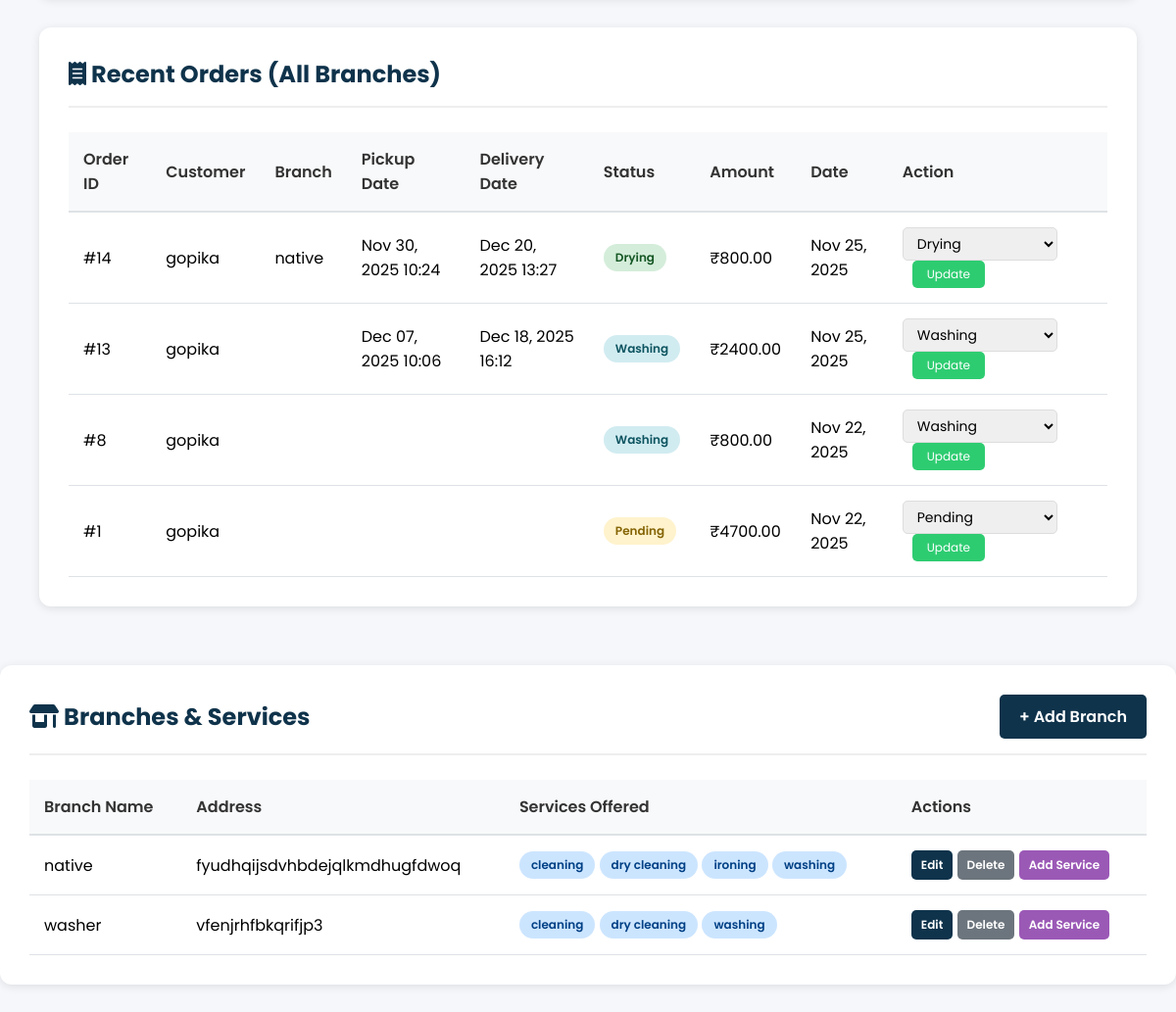
Page /shop/dashboard/ (signed in, lower part) on the earlier database version.
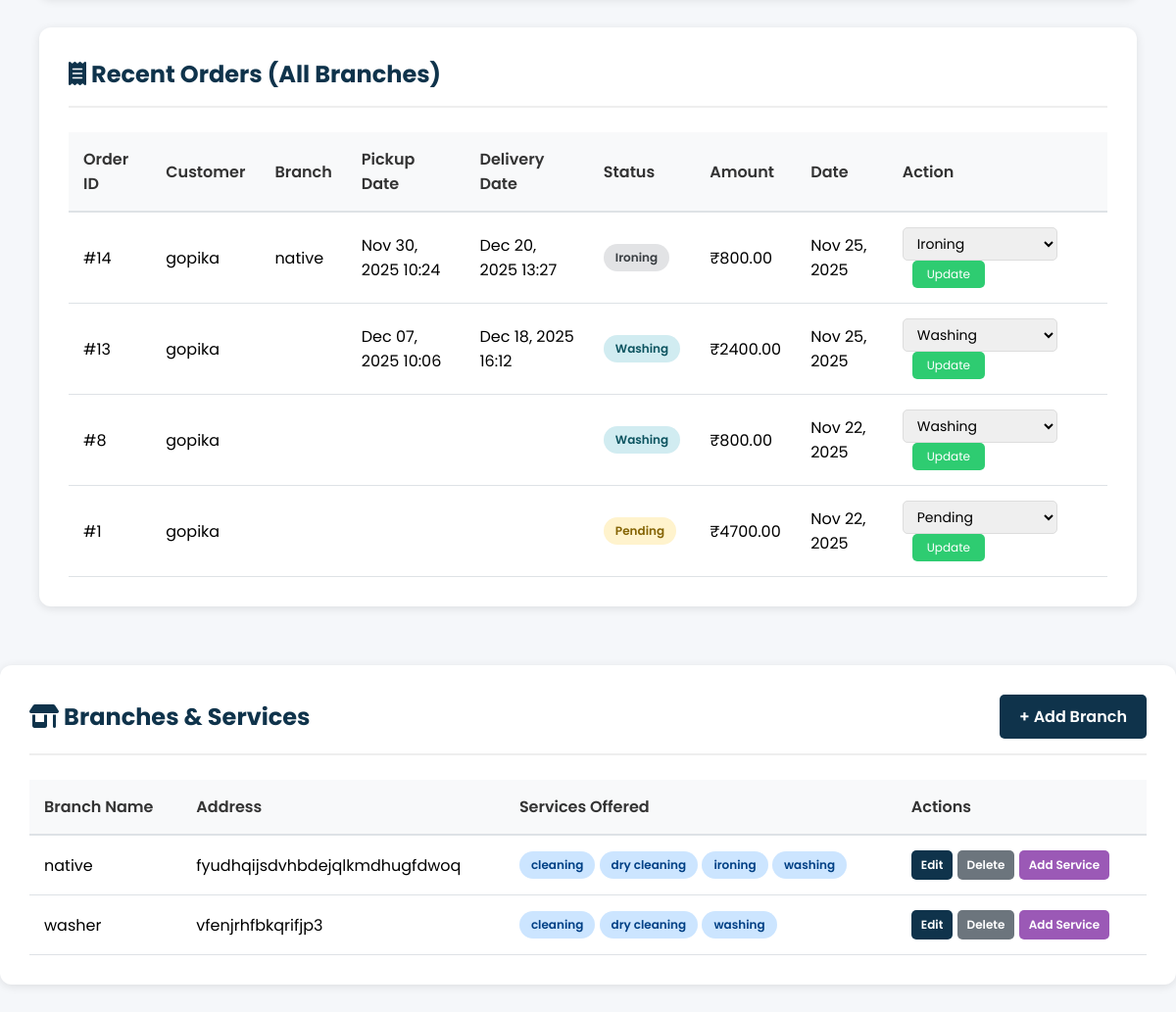
Same page on the later database version.
### shop/models.py (models this page shows, shortened)
class Order(models.Model):
    STATUS_CHOICES = (
        ("Pending", "Pending"),
        ("Washing", "Washing"),
        ("Drying", "Drying"),
        ("Ironing", "Ironing"),
        ("Ready", "Ready for Pickup"),
        ("Completed", "Completed"),
    )
    user = models.ForeignKey(User, on_delete=models.CASCADE)
    shop = models.ForeignKey(LaundryShop, on_delete=models.SET_NULL, null=True)
    branch = models.ForeignKey('Branch', on_delete=models.SET_NULL, null=True, blank=True)
    cloth_status = models.CharField(max_length=20, choices=STATUS_CHOICES, default="Pending")
    amount = models.DecimalField(max_digits=10, decimal_places=2, default=0)
    created_at = models.DateTimeField(auto_now_add=True)
    delivery_name = models.CharField(max_length=255, blank=True, null=True)
    delivery_address = models.TextField(blank=True, null=True)
    delivery_phone = models.CharField(max_length=20, blank=True, null=True)
    special_instructions = models.TextField(blank=True, null=True)
    pickup_date = models.DateTimeField(blank=True, null=True)
    delivery_date = models.DateTimeField(blank=True, null=True)

class Branch(models.Model):
    shop = models.ForeignKey(LaundryShop, on_delete=models.CASCADE, related_name='branches')
    name = models.CharField(max_length=150)
    address = models.TextField()
    phone = models.CharField(max_length=50, blank=True, null=True)
    created_at = models.DateTimeField(auto_now_add=True)
    class Meta:
        unique_together = ('shop', 'name')
        ordering = ['name']

### shop/views.py (the view, shortened to what this page needs)
# urls.py: path("shop/dashboard/", views.shop_dashboard, name="shop_dashboard"),
@shop_login_required
def shop_dashboard(request):
    shop_id = request.session.get('shop_id')
    shop = get_object_or_404(LaundryShop, id=shop_id)
    branches = Branch.objects.filter(shop=shop).prefetch_related('services')
    shop_orders = Order.objects.filter(shop=shop)
    total_orders = shop_orders.count()
    pending_orders = shop_orders.filter(cloth_status="Pending").count()
    completed_orders = shop_orders.filter(cloth_status="Completed").count()
    total_revenue = shop_orders.aggregate(total=Sum('amount'))['total'] or 0
    today_revenue = shop_orders.filter(
        created_at__date=datetime.now().date()
    ).aggregate(total=Sum('amount'))['total'] or 0
    recent_orders = Order.objects.filter(shop=shop).select_related('user', 'branch').order_by('-created_at')[:10]
    branch_stats = []
    for branch in branches:
        branch_orders = Order.objects.filter(branch=branch)
        branch_stats.append({
            'branch': branch,
            'total_orders': branch_orders.count(),
            'pending_orders': branch_orders.filter(cloth_status="Pending").count(),
            'completed_orders': branch_orders.filter(cloth_status="Completed").count(),
            'revenue': branch_orders.aggregate(total=Sum('amount'))['total'] or 0,
        })
    shop_notifications = []
    recent_orders_for_notifications = Order.objects.filter(shop=shop).order_by('-created_at')[:10]
    for order in recent_orders_for_notifications:
        if order.cloth_status == 'Pending':
            shop_notifications.append({
                'title': f'New Order #{order.id}',
                'message': f'Order from {order.user.username} - ₹{order.amount}',
                'time': order.created_at,
                'icon': 'fas fa-shopping-cart',
                'color': '#28a745'
            })
    shop_notifications.sort(key=lambda x: x['time'], reverse=True)
    context = {
        'shop': shop,
        'branches': branches,
        'total_orders': total_orders,
        'pending_orders': pending_orders,
        'completed_orders': completed_orders,
        'total_revenue': total_revenue,
        'today_revenue': today_revenue,
        'recent_orders': recent_orders,
        'branch_stats': branch_stats,
        'shop_notifications': shop_notifications[:5],  # Show up to 5 notifications
    }
    return render(request, 'shop_dashboard.html', context)

### shop/views.py (called while the page is built)
def is_shop_logged_in(request):
    return 'shop_id' in request.session

def shop_login_required(view_func):
    from functools import wraps
    @wraps(view_func)
    def wrapper(request, *args, **kwargs):
        if not is_shop_logged_in(request):
            messages.error(request, "Please login to access this page")
            return redirect("shop_login")
        return view_func(request, *args, **kwargs)
    return wrapper

### shop/templates/shop_dashboard.html (shortened to what the changed rows need)
{% load static %}
<!DOCTYPE html>
<html lang="en">
<head>
    <link rel="stylesheet" href="https://cdnjs.cloudflare.com/ajax/libs/font-awesome/6.0.0-beta3/css/all.min.css">
</head>
<body>
    <div class="shop-container">
        <div class="dashboard-section">
            <div class="section-header">
                <h2><i class="fas fa-receipt"></i> Recent Orders (All Branches)</h2>
            </div>
            {% if recent_orders %}
            <table class="data-table">
                <thead>
                    <tr>
                        <th>Order ID</th>
                        <th>Customer</th>
                        <th>Branch</th>
                        <th>Pickup Date</th>
                        <th>Delivery Date</th>
                        <th>Status</th>
                        <th>Amount</th>
                        <th>Date</th>
                        <th>Action</th>
                    </tr>
                </thead>
                <tbody>
                    {% for order in recent_orders %}
                    <tr>
                        <td>#{{ order.id }}</td>
                        <td>{{ order.user.username }}</td>
                        <td>{{ order.branch.name }}</td>
                        <td>{{ order.pickup_date|date:"M d, Y H:i" }}</td>
                        <td>{{ order.delivery_date|date:"M d, Y H:i" }}</td>
                        <td>
                            <span class="status-badge status-{{ order.cloth_status|lower }}">{{ order.cloth_status }}</span>
                        </td>
                        <td>₹{{ order.amount|floatformat:2 }}</td>
                        <td>{{ order.created_at|date:"M d, Y" }}</td>
                        <td>
                            <select class="status-select" id="status-{{ order.id }}">
                                <option value="Drying" {% if order.cloth_status == "Drying" %}selected{% endif %}>Drying</option>
                                <option value="Ironing" {% if order.cloth_status == "Ironing" %}selected{% endif %}>Ironing</option>
                            </select>
                            <button class="update-btn" onclick="updateOrderStatus({{ order.id }})">
                                Update
                            </button>
                        </td>
                    </tr>
                    {% endfor %}
                </tbody>
            </table>
            {% else %}
            <div class="empty-state">
                <i class="fas fa-inbox"></i>
                <p>No orders yet</p>
            </div>
            {% endif %}
        </div>
    </div>
    <div class="dashboard-section">
        <div class="section-header">
            <h2><i class="fas fa-store-alt"></i> Branches & Services</h2>
        </div>
        {% if branches %}
        <table class="data-table">
            <thead>
                <tr>
                    <th>Branch Name</th>
                    <th>Address</th>
                    <th>Services Offered</th>
                    <th>Actions</th>
                </tr>
            </thead>
        </table>
        {% else %}
        <div class="empty-state">
            <i class="fas fa-map-marker-alt"></i>
            <p>No branches added yet</p>
            <a href="{% url 'add_branch' %}" class="btn btn-primary" style="margin-top:15px;">Add Branch</a>
        </div>
        {% endif %}
    </div>
</body>
</html>

Differences in the rows shown:
changed Order "native": cloth_status "Drying" → "Ironing"; cloth_status+id "Drying" → "Ironing"
